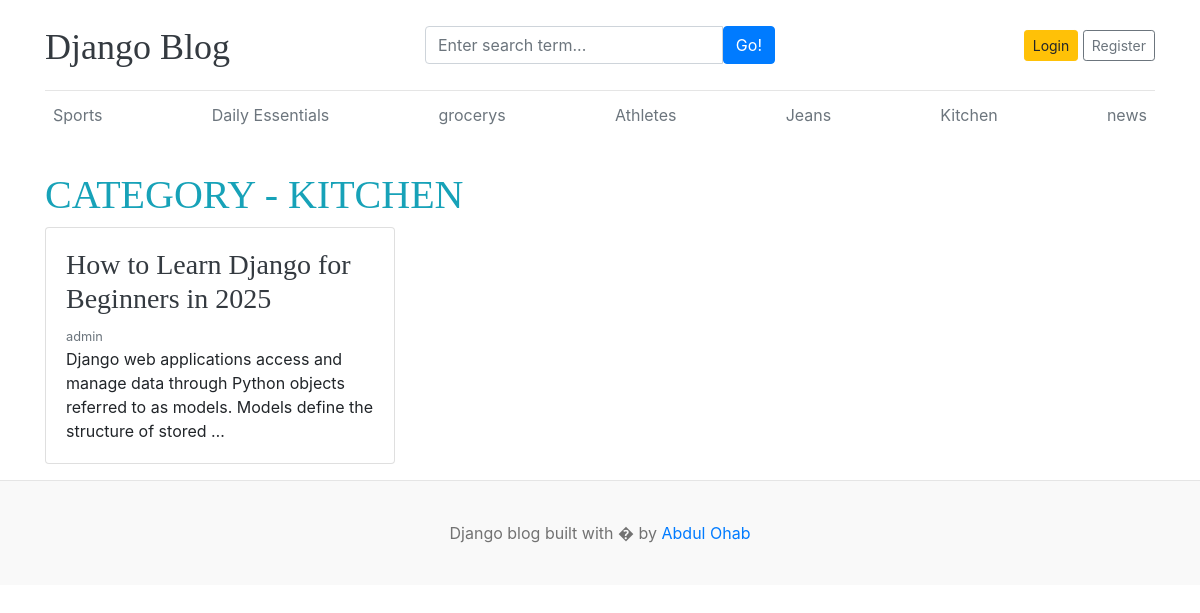
The app's page /category/blogs/6/, older data.
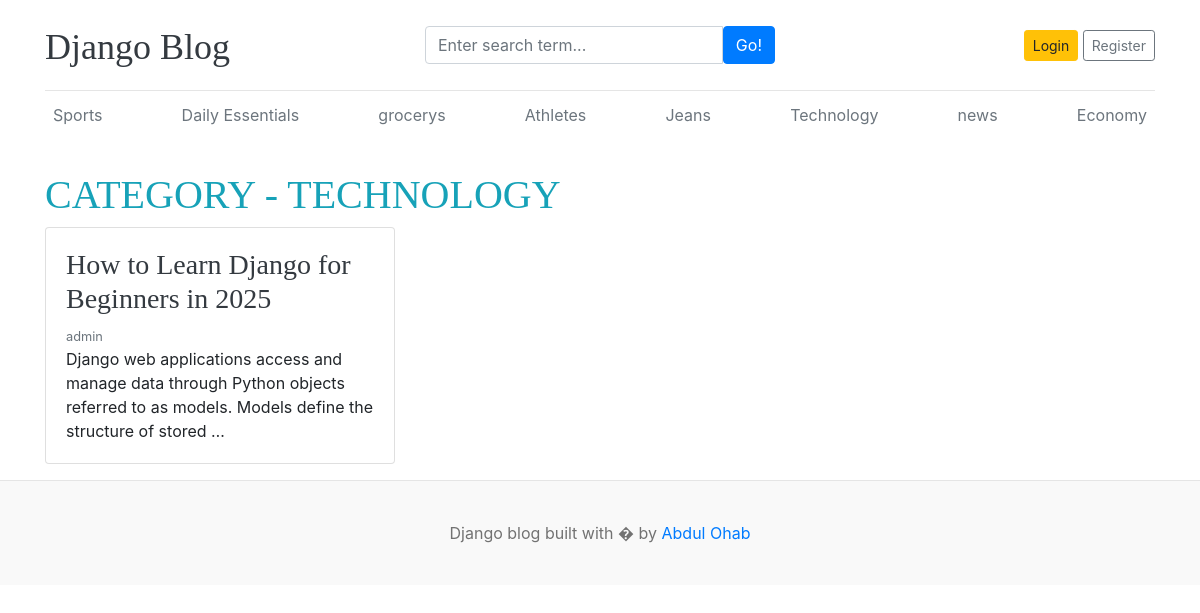
The same page, newer data.
### home/models.py (models this page shows, shortened)
class Category(models.Model):
    category_name=models.CharField(max_length=50,unique=True)
    created_at=models.DateTimeField(auto_now_add=True)
    updated_at=models.DateTimeField(auto_now=True)
    def __str__(self):
        return self.category_name

class Blogs(models.Model):
    title=models.CharField(max_length=100,unique=True)
    slug=models.SlugField(max_length=100,unique=True)
    category=models.ForeignKey(Category,on_delete=models.CASCADE)
    author=models.ForeignKey(User,on_delete=models.CASCADE)
    blog_image=models.ImageField(upload_to='uploads/%y/%m/%d/')
    short_description=models.TextField(max_length=2000)
    blog_body=models.TextField(max_length=3000)
    status=models.IntegerField(choices=STATUS_CHOICES,default=0)
    is_featured=models.BooleanField(default=False)
    created_at=models.DateTimeField(auto_now_add=True)
    updated_at=models.DateTimeField(auto_now=True)

### category/views.py (the view)
# urls.py: path('blogs/<int:category_id>/', views.categoryPage ,name='categoryPage'),
def categoryPage(request,category_id):
    posts=Blogs.objects.filter(status=1,category=category_id)
    categories = Category.objects.all()
    try:
        category=Category.objects.get(pk=category_id)
    except Category.DoesNotExist:
        return redirect('homePage')
    context={
        'posts':posts,
        'category':category,
        'categories':categories,
    }
    return render(request, 'category.html',context)

### templates/category.html (shortened to what this page needs)
{% extends 'base.html' %}
{% block content %}
  <h1 class="pt-4 text-uppercase text-bold text-info ">category - {{category}}</h1>
  <main role="main" class="container p-0 ">
    <div class="row">
      {% for post in posts %}
      <div class="col-md-6 col-lg-4 mb-3">
        <div class="card border-1" >
            <div class="card-body" style="min-height: 180px;" >
              <h3> <a class="text-dark" href="{% url 'blogs' post.slug %}"> {{post.title}}</a></h3>
              <small class="mb-1 text-muted"> {{post.author}}</small>
              <p class="card-text">{{post.short_description | truncatewords:20}}</p>
            </div>
          </div>
        </div>
        {% endfor %}
      </div>
    </div>
{% endblock %}

### templates/header.html (shortened to what this page needs)
{% load static %}
<!DOCTYPE html>
<html lang="en">
<head>
    <link href="https://getbootstrap.com/docs/4.0/dist/css/bootstrap.min.css" rel="stylesheet">
    <link href="{% static 'css/blog.css' %}" rel="stylesheet">
  </head>
<body>
    <div class="container">
      <header class="blog-header py-3">
        <div class="row flex-nowrap justify-content-between align-items-center">
          <div class="col-4 pt-1">
            <a class="blog-header-logo text-dark" href="/">Django Blog</a>
          </div>
          <div class="col-4">
            <form action="{% url 'search' %}" method="GET" >
            <div class="input-group">
                <input class="form-control" type="text" name="keyword" placeholder="Enter search term..." aria-label="Enter search term..." aria-describedby="button-search" />
                <button type="submit" class="btn btn-primary" id="button-search" type="button">Go!</button>
            </div>
        </form>
          </div>
          <div class="col-4 d-flex justify-content-end align-items-center">
            {% if not user.is_authenticated %}
            <a class="btn btn-sm btn-warning" href="{% url 'loginPage'  %}">Login</a> &nbsp;
            <a class="btn btn-sm btn-outline-secondary" href="{% url 'registerPage'   %}">Register</a>
            {% else %}
            <span> you are logged in as {{ user }} </span>
            <span> <a href="{% url 'logoutPage' %}"> Logout </a> </span>
            {% endif %}
          </div>
        </div>
      </header>
      <div class="nav-scroller py-1 mb-2">
        <nav class="nav d-flex justify-content-between ">
          {% for category in categories %}
          <a class="p-2 text-muted  " href="{% url 'categoryPage' category.id  %}"> {{category.category_name}}</a>
          {% endfor %}
        </nav>
      </div>

Row changes from the older to the newer data that the page shows:
changed Category: category_name "Kitchen" → "Technology"; category_name "KITCHEN" → "TECHNOLOGY"
added Category: category_name "Economy"
